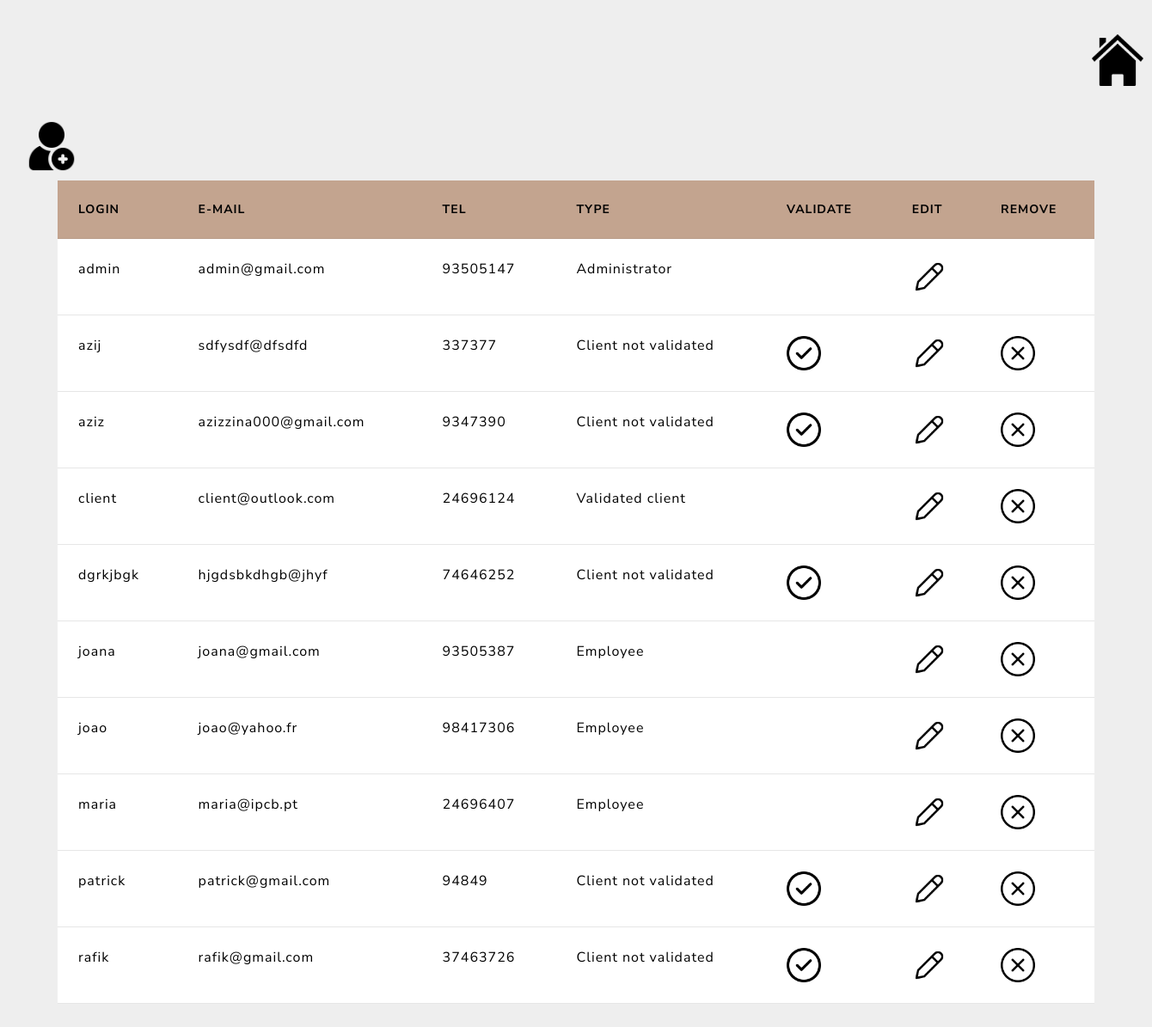
The page /Pages/userManagement.php?state=3 (signed in) on the database as committed earlier.
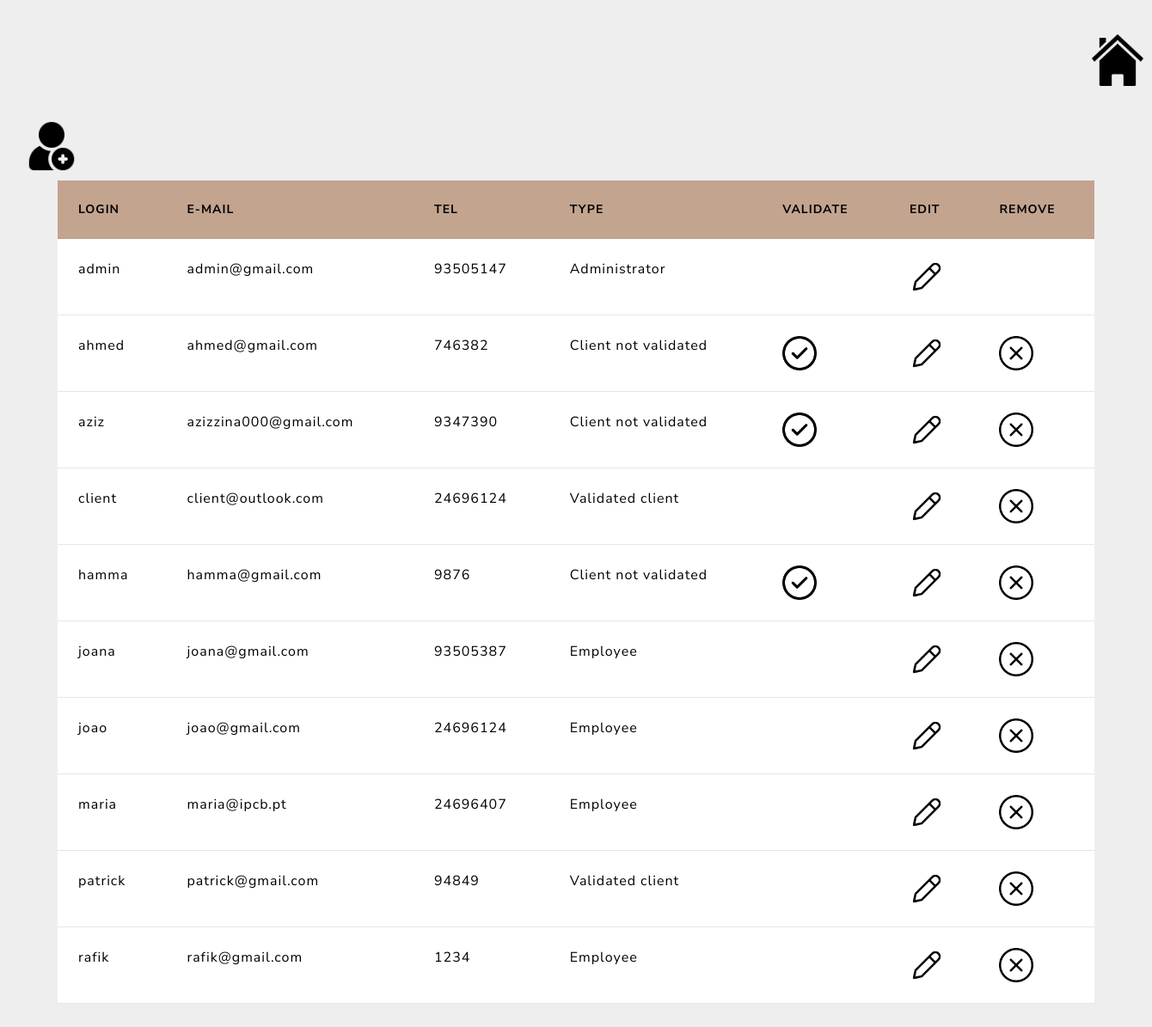
The same page on the database as committed later.
### tables this page shows
CREATE TABLE `user` (
  `Login` varchar(25) NOT NULL,
  `Password` varchar(40) NOT NULL,
  `Name` varchar(30) NOT NULL,
  `Email` varchar(40) NOT NULL,
  `Telephone` int(9) NOT NULL,
  `Type` int(11) NOT NULL
);

### Pages/userManagement.php (the view, shortened to what this page needs)
<!DOCTYPE html>
<html lang="en">
<head>
    <link rel="stylesheet" href="bootstrap.css">
</head>
<body>
    <a href="./homePage.php"><img src="./home.png" alt="home.png" class="button"></a>
    <a href="PgRegister.php"><img src="./add-user.png" alt="home.png" class="button2"></a>
    <div class="table-div">
        <table class="table table-hover">
            <thead style="background-color: #c3a48f;">
                <tr>
                    <th scope="col" style="color: black;">Login</th>
                    <th scope="col" style="color: black;">E-mail</th>
                    <th scope="col" style="color: black;">tel</th>
                    <th scope="col" style="color: black;">Type</th>
                    <th scope="col" style="color: black;">Validate</th>
                    <th scope="col" style="color: black;">Edit</th>
                    <th scope="col" style="color: black;">Remove</th>
                </tr>
            </thead>
            <tbody>
                <?php
                if (isset($_SESSION["login"]) && ($_SESSION["function"] == 1)) {
                    if ($_SESSION["function"] ==1) {
                    $sql = "SELECT * FROM user";
                    $retval = mysqli_query($conn, $sql);
                    while ($row = mysqli_fetch_array($retval)) {
                        echo "<tr class='table-secondary'><td>" . $row['Login'] . "</td>";
                        echo "<td>" . $row['Email'] . "</td>";
                        echo "<td>" . $row['Telephone'] . "</td>";
                        switch ($row['Type']) {
                            case 1:
                                echo "<td>Administrator</td>";
                                break;
                            case 2:
                                echo "<td>Employee</td>";
                                break;
                            case 3:
                                echo "<td>Validated client</td>";
                                break;
                            case 4:
                                echo "<td>Client not validated</td>";
                                break;
                        }
                        if ($row['Type'] != 1) {
                            if ($row['Type'] == 4) {
                                echo "<td><a href='validate.php?val=" . $row['Login'] . "'><img src='check-mark.png' class='management-icon'></a></td>";
                            } else {
                                echo "<td><a href='delete_user.php?val=" . $row['Login'] . "'></a></td>";
                            }
                            echo "<td><a href='Pgedit_user.php?val=" . $row['Login'] . "'><img src='edit.png' class='management-icon'></a></td>";
                            echo "<td><a href='delete_user.php?val=" . $row['Login'] . "'><img src='remove.png' class='management-icon'></a></td>";
                        } else {
                            echo "<td></td>";
                            echo "<td><a href='Pgedit_user.php?val=" . $row['Login'] . "'><img src='edit.png' class='management-icon'></a></td>";
                            echo "<td></td>";
                        }
                        echo "</tr>";
                    }
                }
            }else {
                    header("location:homePage.php?state=3");
                }
                ?>
            </tbody>
        </table>
    </div>
</body>
</html>

Rows that differ between the two databases and show on the page:
removed user: Login "azij", Email "sdfysdf@dfsdfd", Telephone "337377", Type "Client not validated"
removed user: Login "dgrkjbgk", Email "hjgdsbkdhgb@jhyf", Telephone "74646252", Type "Client not validated"
added user: Login "ahmed", Email "ahmed@gmail.com", Telephone "746382", Type "Client not validated"
added user: Login "hamma", Email "hamma@gmail.com", Telephone "9876", Type "Client not validated"
changed user "joao": Email "joao@yahoo.fr" → "joao@gmail.com"; Telephone "98417306" → "24696124"
changed user "patrick": Type: picture removed; Type "Client not validated" → "Validated client"
changed user "rafik": Telephone "37463726" → "1234"; Type: picture removed; Type "Client not validated" → "Employee"
